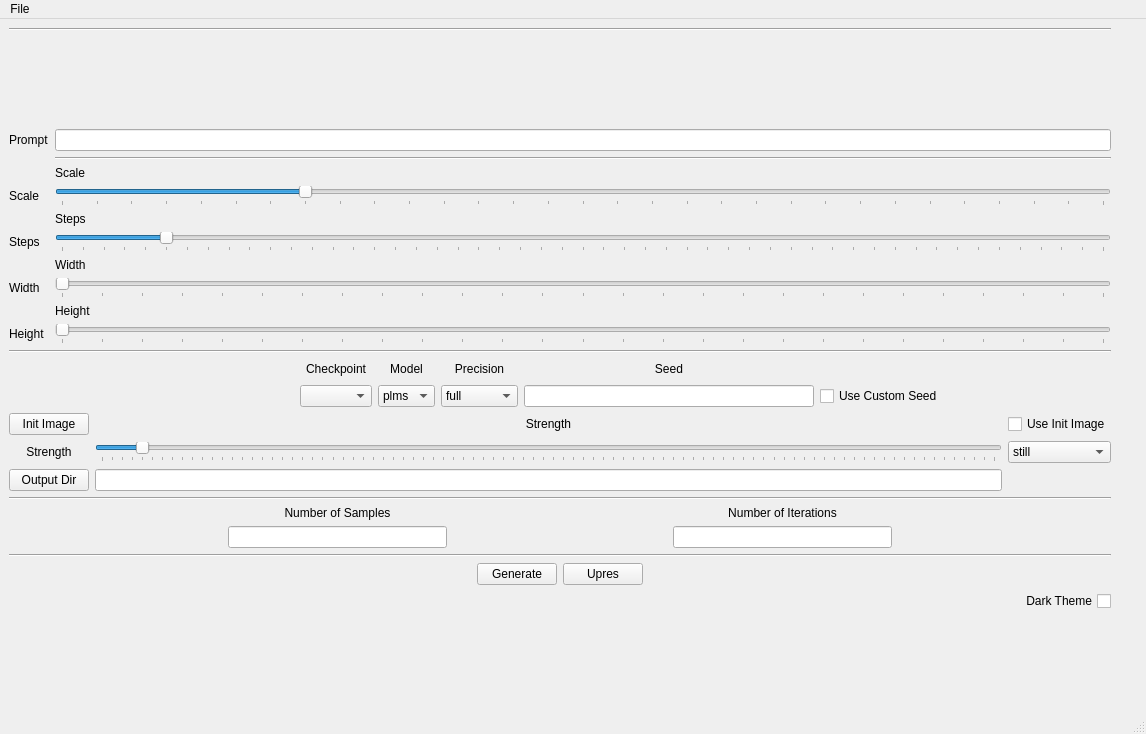
<?xml version="1.0" encoding="UTF-8"?>
<ui version="4.0">
 <class>MainWindow</class>
 <widget class="QMainWindow" name="MainWindow">
  <property name="geometry">
   <rect>
    <x>0</x>
    <y>0</y>
    <width>1146</width>
    <height>734</height>
   </rect>
  </property>
  <property name="windowTitle">
   <string>Stable Diffusion</string>
  </property>
  <widget class="QWidget" name="centralwidget">
   <layout class="QGridLayout" name="gridLayout_7">
    <item row="1" column="0">
     <layout class="QGridLayout" name="gridLayout_2">
      <item row="1" column="0">
       <widget class="Line" name="line">
        <property name="orientation">
         <enum>Qt::Horizontal</enum>
        </property>
       </widget>
      </item>
      <item row="5" column="0">
       <layout class="QGridLayout" name="gridLayout">
        <item row="1" column="5">
         <widget class="QCheckBox" name="seedCheck">
          <property name="text">
           <string>Use Custom Seed</string>
          </property>
         </widget>
        </item>
        <item row="0" column="3">
         <widget class="QLabel" name="label_8">
          <property name="text">
           <string>Precision</string>
          </property>
          <property name="alignment">
           <set>Qt::AlignCenter</set>
          </property>
         </widget>
        </item>
        <item row="0" column="0">
         <spacer name="horizontalSpacer">
          <property name="orientation">
           <enum>Qt::Horizontal</enum>
          </property>
          <property name="sizeHint" stdset="0">
           <size>
            <width>40</width>
            <height>20</height>
           </size>
          </property>
         </spacer>
        </item>
        <item row="0" column="2">
         <widget class="QLabel" name="label_2">
          <property name="text">
           <string>Model</string>
          </property>
          <property name="alignment">
           <set>Qt::AlignCenter</set>
          </property>
         </widget>
        </item>
        <item row="0" column="4">
         <widget class="QLabel" name="label_9">
          <property name="text">
           <string>Seed</string>
          </property>
          <property name="alignment">
           <set>Qt::AlignCenter</set>
          </property>
         </widget>
        </item>
        <item row="1" column="1">
         <widget class="QComboBox" name="checkDrop"/>
        </item>
        <item row="1" column="2">
         <widget class="QComboBox" name="modelDrop">
          <item>
           <property name="text">
            <string>plms</string>
           </property>
          </item>
          <item>
           <property name="text">
            <string>ddim</string>
           </property>
          </item>
         </widget>
        </item>
        <item row="0" column="1">
         <widget class="QLabel" name="label_10">
          <property name="text">
           <string>Checkpoint</string>
          </property>
          <property name="alignment">
           <set>Qt::AlignCenter</set>
          </property>
         </widget>
        </item>
        <item row="1" column="4">
         <widget class="QLineEdit" name="seedEntry"/>
        </item>
        <item row="0" column="5">
         <spacer name="horizontalSpacer_2">
          <property name="orientation">
           <enum>Qt::Horizontal</enum>
          </property>
          <property name="sizeHint" stdset="0">
           <size>
            <width>40</width>
            <height>20</height>
           </size>
          </property>
         </spacer>
        </item>
        <item row="1" column="3">
         <widget class="QComboBox" name="precisionDrop">
          <item>
           <property name="text">
            <string>full</string>
           </property>
          </item>
          <item>
           <property name="text">
            <string>autocast</string>
           </property>
          </item>
         </widget>
        </item>
       </layout>
      </item>
      <item row="10" column="0">
       <layout class="QGridLayout" name="gridLayout_9">
        <item row="2" column="0">
         <spacer name="horizontalSpacer_5">
          <property name="orientation">
           <enum>Qt::Horizontal</enum>
          </property>
          <property name="sizeHint" stdset="0">
           <size>
            <width>40</width>
            <height>20</height>
           </size>
          </property>
         </spacer>
        </item>
        <item row="2" column="4">
         <spacer name="horizontalSpacer_6">
          <property name="orientation">
           <enum>Qt::Horizontal</enum>
          </property>
          <property name="sizeHint" stdset="0">
           <size>
            <width>40</width>
            <height>20</height>
           </size>
          </property>
         </spacer>
        </item>
        <item row="2" column="1">
         <widget class="QLineEdit" name="sampleEntry"/>
        </item>
        <item row="1" column="1">
         <widget class="QLabel" name="label">
          <property name="text">
           <string>Number of Samples</string>
          </property>
          <property name="alignment">
           <set>Qt::AlignCenter</set>
          </property>
         </widget>
        </item>
        <item row="2" column="3">
         <widget class="QLineEdit" name="iterationEntry"/>
        </item>
        <item row="1" column="3">
         <widget class="QLabel" name="label_11">
          <property name="text">
           <string>Number of Iterations</string>
          </property>
          <property name="alignment">
           <set>Qt::AlignCenter</set>
          </property>
         </widget>
        </item>
        <item row="2" column="2">
         <spacer name="horizontalSpacer_7">
          <property name="orientation">
           <enum>Qt::Horizontal</enum>
          </property>
          <property name="sizeHint" stdset="0">
           <size>
            <width>40</width>
            <height>20</height>
           </size>
          </property>
         </spacer>
        </item>
       </layout>
      </item>
      <item row="12" column="0">
       <layout class="QGridLayout" name="gridLayout_6">
        <item row="0" column="3">
         <spacer name="horizontalSpacer_4">
          <property name="orientation">
           <enum>Qt::Horizontal</enum>
          </property>
          <property name="sizeHint" stdset="0">
           <size>
            <width>40</width>
            <height>20</height>
           </size>
          </property>
         </spacer>
        </item>
        <item row="0" column="0">
         <spacer name="horizontalSpacer_3">
          <property name="orientation">
           <enum>Qt::Horizontal</enum>
          </property>
          <property name="sizeHint" stdset="0">
           <size>
            <width>40</width>
            <height>20</height>
           </size>
          </property>
         </spacer>
        </item>
        <item row="0" column="1">
         <widget class="QPushButton" name="genButton">
          <property name="text">
           <string>Generate</string>
          </property>
         </widget>
        </item>
        <item row="0" column="2">
         <widget class="QPushButton" name="UpresLastButton">
          <property name="text">
           <string>Upres</string>
          </property>
         </widget>
        </item>
       </layout>
      </item>
      <item row="13" column="0">
       <widget class="QCheckBox" name="darkCheck">
        <property name="layoutDirection">
         <enum>Qt::RightToLeft</enum>
        </property>
        <property name="text">
         <string>Dark Theme</string>
        </property>
       </widget>
      </item>
      <item row="14" column="0">
       <spacer name="verticalSpacer">
        <property name="orientation">
         <enum>Qt::Vertical</enum>
        </property>
        <property name="sizeHint" stdset="0">
         <size>
          <width>20</width>
          <height>40</height>
         </size>
        </property>
       </spacer>
      </item>
      <item row="8" column="0">
       <layout class="QGridLayout" name="gridLayout_5">
        <item row="3" column="0">
         <widget class="QPushButton" name="outputButton">
          <property name="text">
           <string>Output Dir</string>
          </property>
         </widget>
        </item>
        <item row="0" column="0">
         <widget class="QPushButton" name="initButton">
          <property name="text">
           <string>Init Image</string>
          </property>
         </widget>
        </item>
        <item row="0" column="3">
         <widget class="QCheckBox" name="initCheck">
          <property name="text">
           <string>Use Init Image</string>
          </property>
         </widget>
        </item>
        <item row="1" column="3">
         <widget class="QComboBox" name="imgTypeDrop">
          <property name="layoutDirection">
           <enum>Qt::LeftToRight</enum>
          </property>
          <property name="editable">
           <bool>false</bool>
          </property>
          <item>
           <property name="text">
            <string>still</string>
           </property>
          </item>
          <item>
           <property name="text">
            <string>sequence</string>
           </property>
          </item>
         </widget>
        </item>
        <item row="3" column="2">
         <widget class="QLineEdit" name="outputEntry"/>
        </item>
        <item row="0" column="2">
         <widget class="QLabel" name="strValue">
          <property name="text">
           <string>Strength</string>
          </property>
          <property name="alignment">
           <set>Qt::AlignCenter</set>
          </property>
         </widget>
        </item>
        <item row="1" column="2">
         <widget class="QSlider" name="strSlider">
          <property name="minimum">
           <number>11</number>
          </property>
          <property name="maximum">
           <number>100</number>
          </property>
          <property name="value">
           <number>15</number>
          </property>
          <property name="sliderPosition">
           <number>15</number>
          </property>
          <property name="orientation">
           <enum>Qt::Horizontal</enum>
          </property>
          <property name="tickPosition">
           <enum>QSlider::TicksBelow</enum>
          </property>
          <property name="tickInterval">
           <number>1</number>
          </property>
         </widget>
        </item>
        <item row="1" column="0">
         <widget class="QLabel" name="strLabel">
          <property name="text">
           <string>Strength</string>
          </property>
          <property name="alignment">
           <set>Qt::AlignCenter</set>
          </property>
         </widget>
        </item>
       </layout>
      </item>
      <item row="4" column="0">
       <widget class="Line" name="line_4">
        <property name="orientation">
         <enum>Qt::Horizontal</enum>
        </property>
       </widget>
      </item>
      <item row="9" column="0">
       <widget class="Line" name="line_2">
        <property name="orientation">
         <enum>Qt::Horizontal</enum>
        </property>
       </widget>
      </item>
      <item row="3" column="0">
       <layout class="QGridLayout" name="gridLayout_4">
        <item row="3" column="3">
         <widget class="Line" name="line_5">
          <property name="orientation">
           <enum>Qt::Horizontal</enum>
          </property>
         </widget>
        </item>
        <item row="5" column="0">
         <widget class="QLabel" name="label_3">
          <property name="text">
           <string>Scale</string>
          </property>
         </widget>
        </item>
        <item row="11" column="3">
         <widget class="QSlider" name="widthSlider">
          <property name="minimum">
           <number>256</number>
          </property>
          <property name="maximum">
           <number>1920</number>
          </property>
          <property name="singleStep">
           <number>64</number>
          </property>
          <property name="orientation">
           <enum>Qt::Horizontal</enum>
          </property>
          <property name="tickPosition">
           <enum>QSlider::TicksBelow</enum>
          </property>
          <property name="tickInterval">
           <number>64</number>
          </property>
         </widget>
        </item>
        <item row="14" column="3">
         <widget class="QSlider" name="heightSlider">
          <property name="minimum">
           <number>256</number>
          </property>
          <property name="maximum">
           <number>1920</number>
          </property>
          <property name="singleStep">
           <number>64</number>
          </property>
          <property name="orientation">
           <enum>Qt::Horizontal</enum>
          </property>
          <property name="tickPosition">
           <enum>QSlider::TicksBelow</enum>
          </property>
          <property name="tickInterval">
           <number>64</number>
          </property>
         </widget>
        </item>
        <item row="1" column="0">
         <widget class="QLabel" name="label_7">
          <property name="text">
           <string>Prompt</string>
          </property>
         </widget>
        </item>
        <item row="1" column="3">
         <widget class="QLineEdit" name="promptEntry"/>
        </item>
        <item row="8" column="3">
         <widget class="QSlider" name="stepSlider">
          <property name="maximum">
           <number>500</number>
          </property>
          <property name="sliderPosition">
           <number>50</number>
          </property>
          <property name="orientation">
           <enum>Qt::Horizontal</enum>
          </property>
          <property name="tickPosition">
           <enum>QSlider::TicksBelow</enum>
          </property>
         </widget>
        </item>
        <item row="13" column="3">
         <widget class="QLabel" name="heightValue">
          <property name="text">
           <string>Height</string>
          </property>
         </widget>
        </item>
        <item row="8" column="0">
         <widget class="QLabel" name="label_4">
          <property name="text">
           <string>Steps</string>
          </property>
         </widget>
        </item>
        <item row="4" column="3">
         <widget class="QLabel" name="scaleValue">
          <property name="text">
           <string>Scale</string>
          </property>
         </widget>
        </item>
        <item row="5" column="3">
         <widget class="QSlider" name="scaleSlider">
          <property name="minimum">
           <number>0</number>
          </property>
          <property name="maximum">
           <number>30</number>
          </property>
          <property name="sliderPosition">
           <number>7</number>
          </property>
          <property name="orientation">
           <enum>Qt::Horizontal</enum>
          </property>
          <property name="tickPosition">
           <enum>QSlider::TicksBelow</enum>
          </property>
          <property name="tickInterval">
           <number>0</number>
          </property>
         </widget>
        </item>
        <item row="9" column="3">
         <widget class="QLabel" name="widthValue">
          <property name="text">
           <string>Width</string>
          </property>
         </widget>
        </item>
        <item row="11" column="0">
         <widget class="QLabel" name="label_5">
          <property name="text">
           <string>Width</string>
          </property>
         </widget>
        </item>
        <item row="6" column="3">
         <widget class="QLabel" name="stepValue">
          <property name="text">
           <string>Steps</string>
          </property>
         </widget>
        </item>
        <item row="14" column="0">
         <widget class="QLabel" name="label_6">
          <property name="text">
           <string>Height</string>
          </property>
         </widget>
        </item>
       </layout>
      </item>
      <item row="11" column="0">
       <widget class="Line" name="line_3">
        <property name="orientation">
         <enum>Qt::Horizontal</enum>
        </property>
       </widget>
      </item>
      <item row="2" column="0">
       <spacer name="verticalSpacer_2">
        <property name="orientation">
         <enum>Qt::Vertical</enum>
        </property>
        <property name="sizeHint" stdset="0">
         <size>
          <width>20</width>
          <height>40</height>
         </size>
        </property>
       </spacer>
      </item>
     </layout>
    </item>
    <item row="1" column="1">
     <layout class="QGridLayout" name="gridLayout_3">
      <item row="0" column="0">
       <widget class="QLabel" name="initPreview">
        <property name="text">
         <string/>
        </property>
       </widget>
      </item>
      <item row="0" column="1">
       <widget class="QLabel" name="imgPreview">
        <property name="text">
         <string/>
        </property>
       </widget>
      </item>
     </layout>
    </item>
   </layout>
  </widget>
  <widget class="QMenuBar" name="menubar">
   <property name="geometry">
    <rect>
     <x>0</x>
     <y>0</y>
     <width>1146</width>
     <height>19</height>
    </rect>
   </property>
   <widget class="QMenu" name="menuFile">
    <property name="title">
     <string>File</string>
    </property>
    <addaction name="actionLoad_Prompt_From_Image"/>
    <addaction name="actionClear_Viewer"/>
    <addaction name="actionUpres_Image"/>
   </widget>
   <addaction name="menuFile"/>
  </widget>
  <widget class="QStatusBar" name="statusbar"/>
  <action name="actionLoad_Prompt_From_Image">
   <property name="text">
    <string>Load Prompt From Image</string>
   </property>
  </action>
  <action name="actionClear_Viewer">
   <property name="text">
    <string>Clear Viewer</string>
   </property>
  </action>
  <action name="actionUpres_Image">
   <property name="text">
    <string>Upres Image</string>
   </property>
  </action>
 </widget>
 <tabstops>
  <tabstop>promptEntry</tabstop>
  <tabstop>scaleSlider</tabstop>
  <tabstop>stepSlider</tabstop>
  <tabstop>widthSlider</tabstop>
  <tabstop>heightSlider</tabstop>
  <tabstop>sampleEntry</tabstop>
  <tabstop>iterationEntry</tabstop>
  <tabstop>genButton</tabstop>
  <tabstop>initCheck</tabstop>
  <tabstop>outputButton</tabstop>
  <tabstop>outputEntry</tabstop>
  <tabstop>initButton</tabstop>
  <tabstop>seedCheck</tabstop>
  <tabstop>checkDrop</tabstop>
  <tabstop>precisionDrop</tabstop>
  <tabstop>seedEntry</tabstop>
  <tabstop>modelDrop</tabstop>
  <tabstop>darkCheck</tabstop>
  <tabstop>imgTypeDrop</tabstop>
 </tabstops>
 <resources/>
 <connections/>
</ui>
